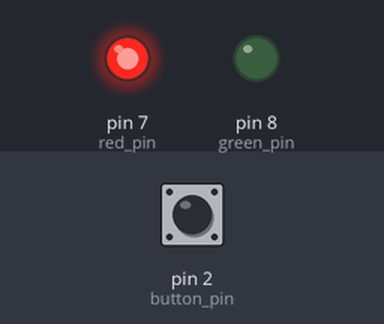
Recording of a sketch running on a simulated Arduino Uno, built with avr-gcc and run on an emulated ATmega328P. Shown: output pins drawn as LEDs (lit = HIGH). Dashed ring = blinking. The inputs (shaded band) are chosen by the test bench; at power-on: pin 2 (button_pin) HIGH.

Above: at 1.2 s.
1.3 s: pin 2 (button_pin) pulled LOW for 1 s
At 3.3 s:
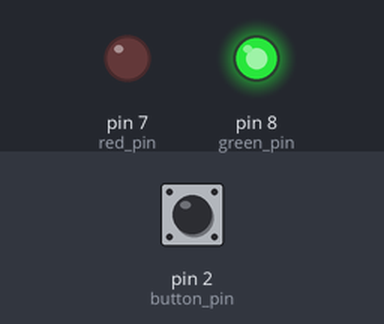
3.8 s: pin 2 (button_pin) pulled LOW for 3.2 s
At 4.27 s:
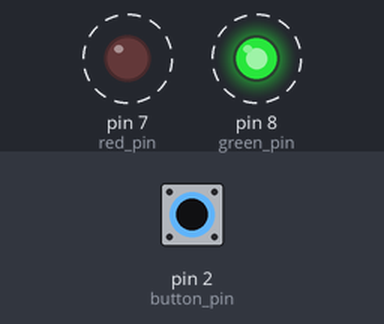
Timing chart, 0 to 8.5 s (numbered marks = the images above; inputs shaded):
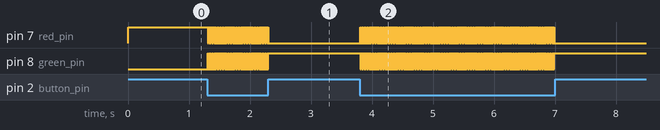

Measured:
- after the input at 1.3 s, pin 7 (red_pin): alternates HIGH for 0.01 s and LOW for 0.01 s, 99 changes in all, then stays LOW, starting at once; pin 8 (green_pin): alternates HIGH for 0.01 s and LOW for 0.01 s, 99 changes in all, then stays HIGH, starting at once
- after the input at 3.8 s, pin 7 (red_pin): alternates HIGH for 0.01 s and LOW for 0.01 s, 316 changes in all, then stays LOW, starting at once; pin 8 (green_pin): alternates HIGH for 0.01 s and LOW for 0.01 s, 316 changes in all, then stays HIGH, starting at once

The sketch:

Lab2.ino
```cpp
//pin Variables
int green_pin = 8;
int red_pin = 7;
int button_pin = 2;

//state of the LEDs
boolean green_state;

//Debounce fix code
boolean debounce(int pin) {
    boolean state;
    boolean previous_state;
    previous_state = digitalRead(pin);
    for(int i = 0; i < 10; i++) {
        delay(1);
        state = digitalRead(pin);
        if(state != previous_state){
            i = 0;
            previous_state = state;
        }
    }
    return state;
}

//setup for pins and their modes
void setup() {
  pinMode(green_pin, OUTPUT);
  pinMode(red_pin, OUTPUT);
  pinMode(button_pin, INPUT_PULLUP);
}

//main program loop
void loop() {
  digitalWrite(green_pin, green_state);
  digitalWrite(red_pin, !green_state);

  if(!debounce(button_pin)) {
    green_state = !green_state;
  }

}
```
